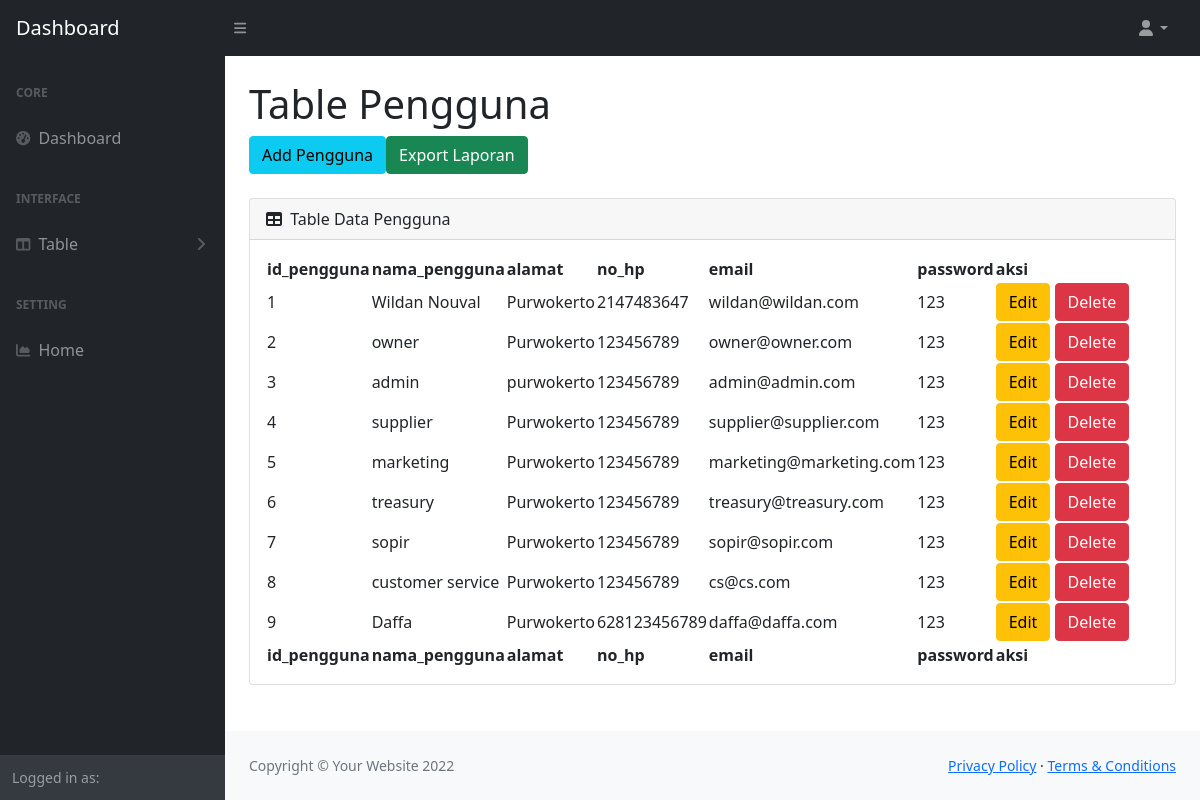
The page /tabledata/table_pengguna.php on the database its author committed.
### tables this page shows
CREATE TABLE `user` (
  `id` int(11) NOT NULL,
  `nama` varchar(255) NOT NULL,
  `alamat` text NOT NULL,
  `no_hp` bigint(20) NOT NULL,
  `email` varchar(25) NOT NULL,
  `password` varchar(50) NOT NULL,
  `role` varchar(15) NOT NULL
);

### tabledata/table_pengguna.php (the view, shortened to what this page needs)
<?php
include "../koneksi.php";
?>
<!DOCTYPE html>
<html lang="en">
    <head>
        <link href="https://cdn.jsdelivr.net/npm/simple-datatables@latest/dist/style.css" rel="stylesheet" />
        <link href="../dashboardstyle/css/styles.css" rel="stylesheet" />
    </head>
    <body class="sb-nav-fixed">
        <?php
        include "../navbar.php";
        ?>
        <div id="layoutSidenav">
            <?php
            include "../sidenav_nav.php";
            ?>
            <div id="layoutSidenav_content">
                <main>
                    <div class="container-fluid px-4">
                        <h1 class="mt-4">Table Pengguna</h1>
                        <ol class="breadcrumb mb-4">
                            <a href="../form/pengguna_form.php" class="btn btn-info">Add Pengguna</a>
                            <a href="../form/exportpengguna.php" class="btn btn-success">Export Laporan</a>
                        </ol>
                        <div class="card mb-4">
                            <div class="card-header">
                                <i class="fas fa-table me-1"></i>
                                Table Data Pengguna
                            </div>
                            <div class="card-body">
                                <table id="datatablesSimple">
                                    <thead>
                                        <tr>
                                            <th>id_pengguna</th>
                                            <th>nama_pengguna</th>
                                            <th>alamat</th>
                                            <th>no_hp</th>
                                            <th>email</th>
                                            <th>password</th>
                                            <th>aksi</th>
                                        </tr>
                                    </thead>
                                    <tfoot>
                                        <tr>
                                            <th>id_pengguna</th>
                                            <th>nama_pengguna</th>
                                            <th>alamat</th>
                                            <th>no_hp</th>
                                            <th>email</th>
                                            <th>password</th>
                                            <th>aksi</th>
                                        </tr>
                                    </tfoot>
                                    <tbody>
                                        <?php
                                        $query = "SELECT * FROM user";
                                        $result = mysqli_query($conn,$query);
                                        while($row = mysqli_fetch_assoc($result)){
                                            echo "
                                            <tr>
                                            <td>$row[id]</td>
                                            <td>$row[nama]</td>
                                            <td>$row[alamat]</td>
                                            <td>$row[no_hp]</td>
                                            <td>$row[email]</td>
                                            <td>$row[password]</td>
                                            <td>
                                            <a href='../form/pengguna_edit.php?id_pengguna=$row[id]' class='btn btn-warning'>Edit</a>
                                            <a href='../form/pengguna_delete.php?id_pengguna=$row[id]' class='btn btn-danger'>Delete</a>
                                            </td>
                                        </tr>
                                        ";
                                        }
                                        ?>
                                    </tbody>
                                </table>
                            </div>
                        </div>
                    </div>
                </main>
                <footer class="py-4 bg-light mt-auto">
                    <div class="container-fluid px-4">
                        <div class="d-flex align-items-center justify-content-between small">
                            <div class="text-muted">Copyright &copy; Your Website 2022</div>
                            <div>
                                <a href="#">Privacy Policy</a>
                                &middot;
                                <a href="#">Terms &amp; Conditions</a>
                            </div>
                        </div>
                    </div>
                </footer>
            </div>
        </div>
    </body>
</html>

### rows shown on the page
user: id "1", nama "Wildan Nouval", alamat "Purwokerto", no_hp "2147483647", email "wildan@wildan.com", password "123"
user: id "2", nama "owner", alamat "Purwokerto", no_hp "123456789", email "owner@owner.com", password "123"
user: id "3", nama "admin", alamat "purwokerto", no_hp "123456789", email "admin@admin.com", password "123"
user: id "4", nama "supplier", alamat "Purwokerto", no_hp "123456789", email "supplier@supplier.com", password "123"
user: id "5", nama "marketing", alamat "Purwokerto", no_hp "123456789", email "marketing@marketing.com", password "123"
user: id "6", nama "treasury", alamat "Purwokerto", no_hp "123456789", email "treasury@treasury.com", password "123"
user: id "7", nama "sopir", alamat "Purwokerto", no_hp "123456789", email "sopir@sopir.com", password "123"
user: id "8", nama "customer service", alamat "Purwokerto", no_hp "123456789", email "cs@cs.com", password "123"
user: id "9", nama "Daffa", alamat "Purwokerto", no_hp "628123456789", email "daffa@daffa.com", password "123"
